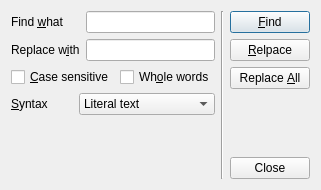
<?xml version="1.0" encoding="UTF-8"?>
<ui version="4.0">
 <class>TestDialog</class>
 <widget class="QDialog" name="TestDialog">
  <property name="geometry">
   <rect>
    <x>0</x>
    <y>0</y>
    <width>316</width>
    <height>190</height>
   </rect>
  </property>
  <property name="windowTitle">
   <string>Find and Replace</string>
  </property>
  <layout class="QHBoxLayout" name="horizontalLayout_3">
   <item>
    <layout class="QVBoxLayout" name="verticalLayout_2">
     <item>
      <layout class="QGridLayout" name="gridLayout">
       <item row="0" column="0">
        <widget class="QLabel" name="label_2">
         <property name="text">
          <string>Find &amp;what</string>
         </property>
         <property name="buddy">
          <cstring>findLineEdit</cstring>
         </property>
        </widget>
       </item>
       <item row="0" column="1">
        <widget class="QLineEdit" name="findLineEdit"/>
       </item>
       <item row="1" column="0">
        <widget class="QLabel" name="label">
         <property name="text">
          <string>Replace w&amp;ith</string>
         </property>
         <property name="buddy">
          <cstring>replaceLineEdit</cstring>
         </property>
        </widget>
       </item>
       <item row="1" column="1">
        <widget class="QLineEdit" name="replaceLineEdit"/>
       </item>
      </layout>
     </item>
     <item>
      <layout class="QHBoxLayout" name="horizontalLayout">
       <item>
        <widget class="QCheckBox" name="caseCheckBox">
         <property name="text">
          <string>&amp;Case sensitive</string>
         </property>
        </widget>
       </item>
       <item>
        <widget class="QCheckBox" name="wholeCheckBox">
         <property name="text">
          <string>Wh&amp;ole words</string>
         </property>
        </widget>
       </item>
      </layout>
     </item>
     <item>
      <layout class="QHBoxLayout" name="horizontalLayout_2">
       <item>
        <widget class="QLabel" name="label_3">
         <property name="text">
          <string>&amp;Syntax</string>
         </property>
         <property name="buddy">
          <cstring>syntaxComboBox</cstring>
         </property>
        </widget>
       </item>
       <item>
        <widget class="QComboBox" name="syntaxComboBox">
         <item>
          <property name="text">
           <string>Literal text</string>
          </property>
         </item>
         <item>
          <property name="text">
           <string>Regular expression</string>
          </property>
         </item>
        </widget>
       </item>
      </layout>
     </item>
     <item>
      <spacer name="verticalSpacer">
       <property name="orientation">
        <enum>Qt::Vertical</enum>
       </property>
       <property name="sizeHint" stdset="0">
        <size>
         <width>20</width>
         <height>48</height>
        </size>
       </property>
      </spacer>
     </item>
    </layout>
   </item>
   <item>
    <widget class="Line" name="line">
     <property name="orientation">
      <enum>Qt::Vertical</enum>
     </property>
    </widget>
   </item>
   <item>
    <layout class="QVBoxLayout" name="verticalLayout">
     <item>
      <widget class="QPushButton" name="findButton">
       <property name="text">
        <string>&amp;Find</string>
       </property>
      </widget>
     </item>
     <item>
      <widget class="QPushButton" name="replaceButton">
       <property name="text">
        <string>&amp;Relpace</string>
       </property>
      </widget>
     </item>
     <item>
      <widget class="QPushButton" name="replaceAllButton">
       <property name="text">
        <string>Replace &amp;All</string>
       </property>
      </widget>
     </item>
     <item>
      <spacer name="verticalSpacer_2">
       <property name="orientation">
        <enum>Qt::Vertical</enum>
       </property>
       <property name="sizeHint" stdset="0">
        <size>
         <width>20</width>
         <height>40</height>
        </size>
       </property>
      </spacer>
     </item>
     <item>
      <widget class="QPushButton" name="closeButton">
       <property name="text">
        <string>Close</string>
       </property>
      </widget>
     </item>
    </layout>
   </item>
  </layout>
 </widget>
 <resources/>
 <connections>
  <connection>
   <sender>closeButton</sender>
   <signal>clicked()</signal>
   <receiver>TestDialog</receiver>
   <slot>reject()</slot>
   <hints>
    <hint type="sourcelabel">
     <x>281</x>
     <y>171</y>
    </hint>
    <hint type="destinationlabel">
     <x>281</x>
     <y>142</y>
    </hint>
   </hints>
  </connection>
 </connections>
</ui>
